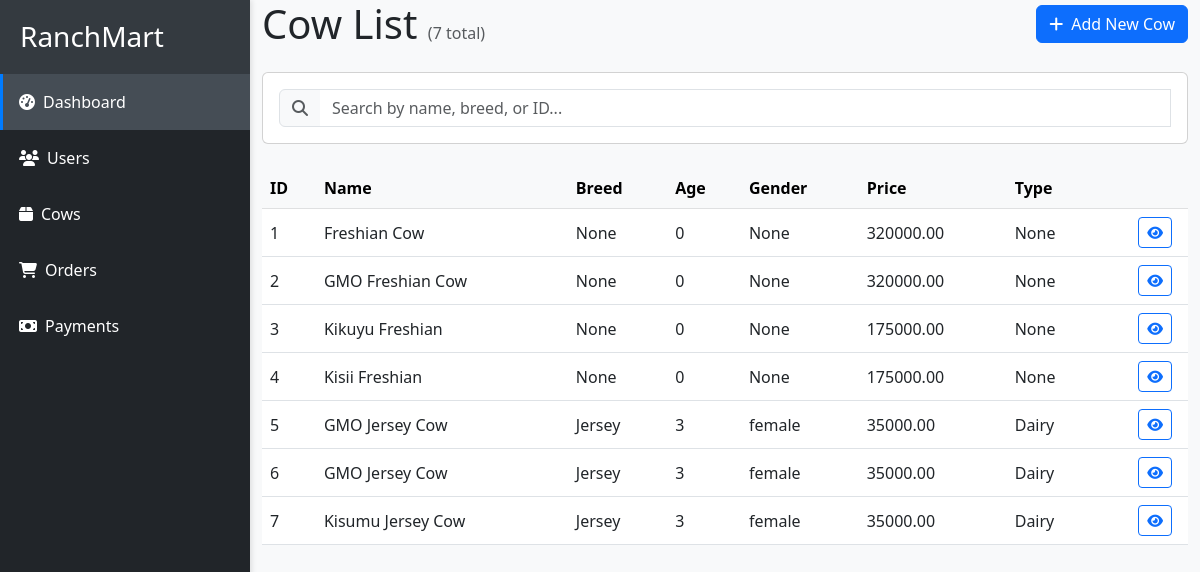
Screenshot of /shop/cows/ (signed in) with the database file from the repository.
### shop/models.py (models this page shows, shortened)
class Animal(AbstractBaseModel):
    category = models.ForeignKey(Category, on_delete=models.CASCADE)
    name = models.CharField(max_length=255)
    description = models.TextField()
    price = models.DecimalField(max_digits=10, decimal_places=2)
    image = models.ImageField(upload_to='animals/', null=True, blank=True)
    age = models.IntegerField(default=0)
    gender = models.CharField(max_length=255, null=True, blank=True)
    species = models.CharField(max_length=255, null=True, blank=True)
    quantity = models.IntegerField(default=0)
    is_available = models.BooleanField(default=True)
    medical_certificate = models.FileField(upload_to='medical_certificates/', null=True, blank=True)
    weight = models.DecimalField(max_digits=10, decimal_places=2, null=True, blank=True)
    animal_type = models.CharField(max_length=255, choices=ANIMAL_TYPE, null=True, blank=True)
    status = models.CharField(max_length=255, null=True, blank=True)
    owner = models.ForeignKey("users.User", on_delete=models.CASCADE, null=True, blank=True)

### shop/views.py (the view)
# urls.py: path('cows/', cow_list, name='cows'),
@login_required
def cow_list(request):
    user = request.user
    cows = Animal.objects.all()
    categories = Category.objects.all()
    if not user.is_superuser:
        cows = Animal.objects.filter(owner=user)
    context = {
        'cows': cows,
        'categories': categories
    }
    return render(request, 'cows/cows.html', context)

### templates/cows/cows.html (shortened to what this page needs)
{% extends 'dashboard_base.html' %}
{% block content %}
    <div class="container">
        <div class="d-flex justify-content-between align-items-center mb-4">
            <h1 class="mb-0">Cow List <small class="text-muted fs-6">({{ cows|length }} total)</small></h1>
            <a data-bs-toggle="modal" data-bs-target="#addCowModal" class="btn btn-primary">
                <i class="fas fa-plus me-2"></i>Add New Cow
            </a>
        </div>
        <div class="card mb-4">
            <div class="card-body">
                <div class="input-group">
                    <span class="input-group-text bg-light">
                        <i class="fas fa-search text-muted"></i>
                    </span>
                    <input type="text"
                            class="form-control border-start-0"
                            placeholder="Search by name, breed, or ID..."
                            id="searchInput"
                            autocomplete="off">
                </div>
            </div>
        </div>
        <div class="table-responsive">
            <table class="table table-hover">
                <thead class="table-light">
                    <tr>
                        <th>ID</th>
                        <th>Name</th>
                        <th>Breed</th>
                        <th>Age</th>
                        <th>Gender</th>
                        <th>Price</th>
                        <th>Type</th>
                        <th></th>
                    </tr>
                </thead>
                <tbody id="cowTable">
                    {% for cow in cows %}
                    <tr class="align-middle">
                        <td>{{ cow.id }}</td>
                        <td>{{ cow.name }}</td>
                        <td>{{ cow.species }}</td>
                        <td>{{ cow.age }}</td>
                        <td>{{ cow.gender }}</td>
                        <td>{{ cow.price }}</td>
                        <td>{{ cow.animal_type }}</td>
                        <td class="text-end">
                            <a href="{% url 'cow-detail' cow.id %}" class="btn btn-sm btn-outline-primary me-2" title="View">
                                <i class="fas fa-eye"></i>
                            </a>
                        </td>
                    </tr>
                    {% endfor %}
                </tbody>
            </table>
        </div>
    </div>
{% endblock content %}

### templates/dashboard_base.html (style rules this page uses)
body { margin: 0; padding: 0; background-color: #f8f9fa; font-family: 'Segoe UI', system-ui, -apple-system, sans-serif; }

### rows the page displays
Animal: id "1", name "Freshian Cow", species "None", age "0", gender "None", price "320000.00", animal_type "None"
Animal: id "2", name "GMO Freshian Cow", species "None", age "0", gender "None", price "320000.00", animal_type "None"
Animal: id "3", name "Kikuyu Freshian", species "None", age "0", gender "None", price "175000.00", animal_type "None"
Animal: id "4", name "Kisii Freshian", species "None", age "0", gender "None", price "175000.00", animal_type "None"
Animal: id "5", name "GMO Jersey Cow", species "Jersey", age "3", gender "female", price "35000.00", animal_type "Dairy"
Animal: id "6", name "GMO Jersey Cow", species "Jersey", age "3", gender "female", price "35000.00", animal_type "Dairy"
Animal: id "7", name "Kisumu Jersey Cow", species "Jersey", age "3", gender "female", price "35000.00", animal_type "Dairy"

### other values shown
{{ cows|length }} "7"
